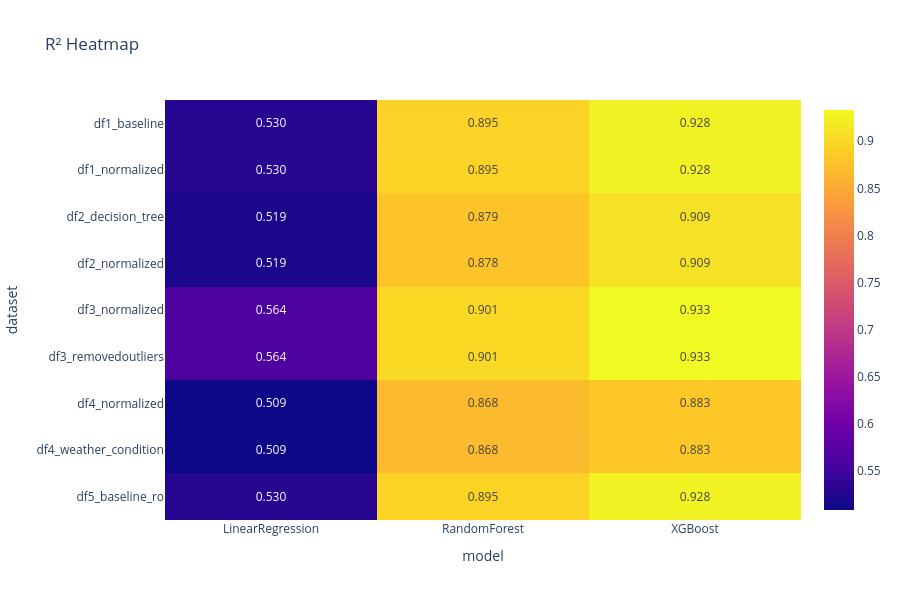

Notebook source saved alongside this figure:
### Code cell
import plotly.express as px

heatmap_data = results_df.pivot_table(
    index='dataset',
    columns='model',
    values='R2'
)

fig = px.imshow(
    heatmap_data,
    text_auto='.3f',
    aspect='auto',
    title='R² Heatmap'
)

fig.update_layout(
    width=900,
    height=600
)

fig.show()

### Figure 1 — Plotly figure (JSON) as saved in the notebook; plotly's stock layout.template omitted (floating-point values rounded to 4 significant figures)
{"data": [{"coloraxis": "coloraxis", "hovertemplate": "model: %{x}<br>dataset: %{y}<br>color: %{z}<extra></extra>", "name": "0", "texttemplate": "%{z:.3f}", "type": "heatmap", "x": ["LinearRegression", "RandomForest", "XGBoost"], "xaxis": "x", "y": ["df1_baseline", "df1_normalized", "df2_decision_tree", "df2_normalized", "df3_normalized", "df3_removedoutliers", "df4_normalized", "df4_weather_condition", "df5_baseline_ro"], "yaxis": "y", "z": [[0.5304, 0.8945, 0.9278], [0.5304, 0.895, 0.9278], [0.5194, 0.8785, 0.9094], [0.5194, 0.8783, 0.9094], [0.5643, 0.901, 0.9332], [0.5643, 0.9007, 0.9332], [0.5089, 0.8685, 0.8831], [0.5089, 0.8683, 0.8828], [0.5304, 0.8948, 0.9278]]}], "layout": {"coloraxis": {"colorscale": [[0, "#0d0887"], [0.1111, "#46039f"], [0.2222, "#7201a8"], [0.3333, "#9c179e"], [0.4444, "#bd3786"], [0.5556, "#d8576b"], [0.6667, "#ed7953"], [0.7778, "#fb9f3a"], [0.8889, "#fdca26"], [1, "#f0f921"]]}, "height": 600, "title": {"text": "R² Heatmap"}, "width": 900, "xaxis": {"anchor": "y", "domain": [0, 1], "title": {"text": "model"}}, "yaxis": {"anchor": "x", "autorange": "reversed", "domain": [0, 1], "title": {"text": "dataset"}}}}
